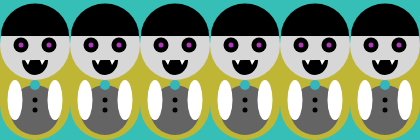
Frame 1 (no input)
Frame 60 (no input): identical to frame 1, image omitted
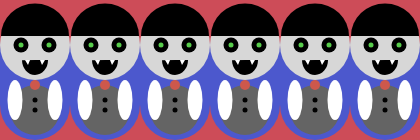
Frame 120 (the mouse pressed at the canvas centre since frame 60)

The p5.js sketch that drew these frames (run headless with seeded random() and noise() and a simulated clock; from frame 60 on, the mouse is pressed at the canvas centre):

// p5.js sketch
// ── sketch.js
var r, g, b;

function setup() {
  createCanvas(420,140);
  r = random(255);
  g = random(255);
  b = random(255);
}

function draw() {
  background(g, b, r);
  for (var x = 35; x < width + 70; x += 70) {
    vampire(x, 110);
  }
}

function vampire(x, y) {
  push();
  translate(x, y);
  stroke(b, r, g);
  strokeWeight(70);
  line(0, -5, 0, -60); //Body
  noStroke();
  fill(215);
  ellipse(0, -65, 70, 70); //Head
  fill(0);
  ellipse(-14, -65, 15, 15); //Left eye
  ellipse(14, -65, 15, 15); //Right eye
  fill(r, g, b);
  ellipse(-14, -65, 5, 5); //Left Pupil
  ellipse(14, -65, 5, 5); //Right Pupil
  fill(0)
  arc(0, -50, 26, -30, 0, 9.4); //Smiley Face
  fill(100);
  ellipse(0, 0, 50, 50); //Clothes
  fill(0);
  ellipse(0, -10, 5, 5); //Top button
  ellipse(0, 0, 5, 5); //Bottom button
  fill(255)
  ellipse(-20, -10, 15, 40); //Left Arm
  ellipse(20, -10, 15, 40); //Right Arm
  triangle(10, -50, 7, -45, 5, -50); //Right Tooth
  triangle(-10, -50, -7, -45, -5, -50); //Left Tooth
  fill(g, r, b);
  ellipse(0, -25, 10); //Bow
  arc(-11, -27, 20, -15, 0, 0); //Left Ribbon
  arc(11, -27, 20, -15, 0, 0); //Right Ribbon
  fill(0);
  arc(0, -74, 68, -65, PI, 0) //Hair
  pop();
}

function mousePressed() {
r = random(0, 255);
g = random(0, 255);
b = random(0, 255);
}
